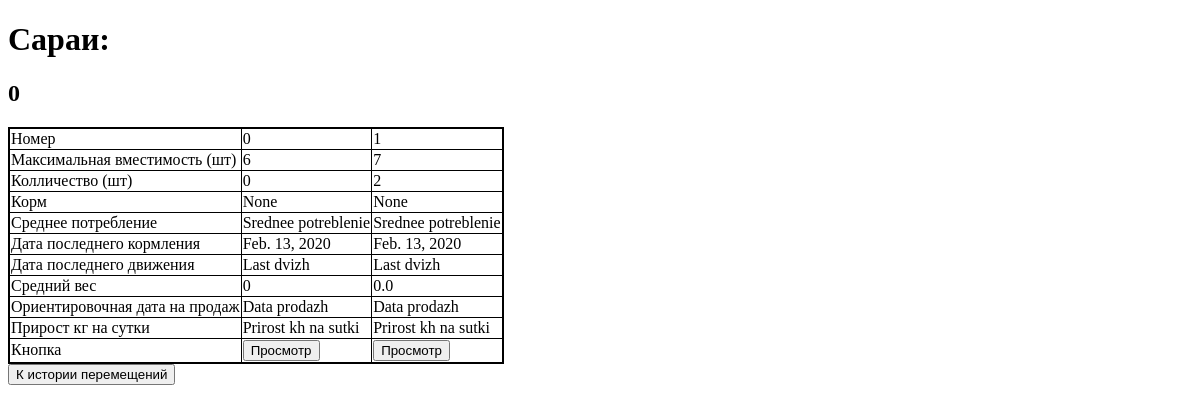
/info/otkorm/, run on an earlier commit of the app's database.
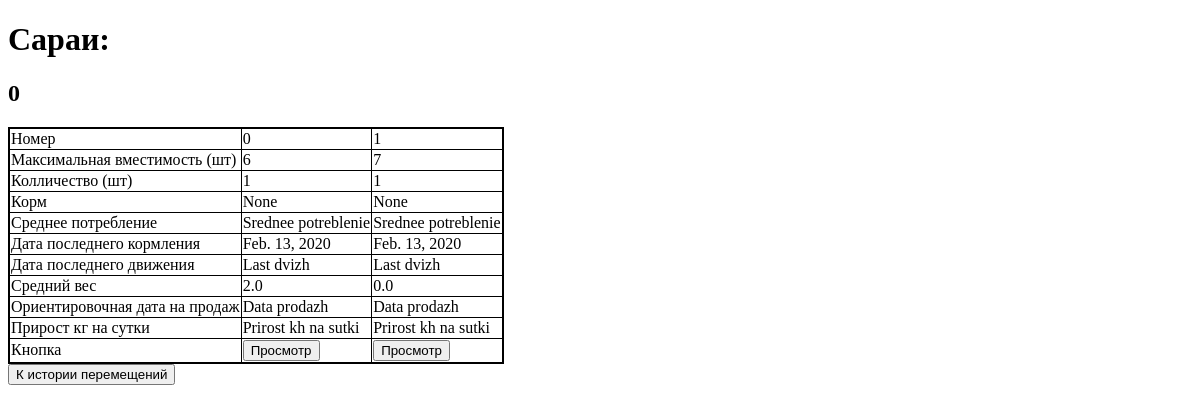
And on a later commit of the database.
### info/models.py (models this page shows, shortened)
class Cell(models.Model):
    barn = models.ForeignKey(Barn, on_delete=models.CASCADE)
    number = models.CharField(max_length=20, default=0)
    trough = models.ForeignKey(Trough, null=True, blank=True, on_delete=models.SET_NULL)
    capacity = models.IntegerField(default=0)  # Вместимость
    type = models.ForeignKey(TypeOfCell, null=True, blank=True, on_delete=models.SET_NULL)
    date_of_last_reweighting = models.DateField(auto_now=True)
    last_reweighting = models.FloatField(default=0)
    date_of_last_wash = models.DateField(auto_now=True)
    def count_of_animals(self):
        return self.animal_set.count()
    def average_weight(self):
        count_of_animals = self.count_of_animals()
        if count_of_animals == 2:
            min_weight = min([animal.last_weight for animal in self.animal_set.all()])
            return min_weight
        elif count_of_animals == 0:
            return 0
        summ_of_weights = 0
        count = 0
        for animal in self.animal_set.all():
            summ_of_weights += animal.last_weight
            count += 1
        return summ_of_weights / count

class Trough(models.Model):
    type_of_food = models.ForeignKey(TypeOfFood, null=True, blank=True, on_delete=models.SET_NULL)
    date_of_last_feeding = models.DateField(auto_now=True)

class Animal(models.Model):
    cell = models.ForeignKey(Cell, null=True, blank=True, on_delete=models.CASCADE)
    number = models.CharField(max_length=20, default="")
    number_of_group = models.CharField(max_length=20, default="")
    number_of_mother = models.CharField(max_length=20, default="")
    birthday = models.DateField(auto_now=True)
    weight_of_birth = models.FloatField(default=0)
    lovely_food = models.ForeignKey(TypeOfFood, null=True, blank=True ,on_delete=models.SET_NULL)
    special_marks = models.CharField(max_length=300, default="", null=True, blank=True)
    approximately_date_of_delivery = models.DateField(blank=True, null=True)
    date_of_delivery = models.DateField(blank=True, null=True)
    last_weight = models.FloatField(default=0)
    date_of_last_reweighting = models.DateField(auto_now=True)

### info/views.py (the view)
# urls.py: path("otkorm/", views.otkorm, name="otkorm"),
def otkorm(request):
    request.session.clear()
    context = {}
    context["barns"] = Barn.objects.all()
    return render(
        request,
        "otkorm.html",
        context=context
    )

### info/templates/otkorm.html (shortened to what this page needs)
{% extends 'base.html' %}
{% block title %}
{% load static %}
<link rel="stylesheet" type="text/css" href="{% static 'css/otkorm.css' %}">
{% endblock %}
{% block body %}
<h1>Сараи:</h1>
{% for barn in barns %}
<section class="Barn">
    <h2 class="barn_name">{{ barn.name }}</h2>
    <table>
        <tr>
            <td>Номер</td>
            {% for cell in barn.cell_set.all %}
            {% if cell.number == cell_from.number %}
            <td style="background-color:yellow">{{cell.number}}</td>
            {% else %}
            <td>{{cell.number}}</td>
            {% endif %}
            {% endfor %}
        </tr>
        <tr>
            <td>Максимальная вместимость (шт)</td>
            {% for cell in barn.cell_set.all %}
            <td>{{cell.capacity}}</td>
            {% endfor %}
        </tr>
        <tr>
            <td>Колличество (шт)</td>
            {% for cell in barn.cell_set.all %}
            {% if cell.number == cell_from.number %}
            <td>{{rest}} (- {{count_of_animals}})</td>
            {% else %}
            <td>{{cell.count_of_animals }}</td>
            {% endif %}
            {% endfor %}
        </tr>
        <tr>
            <td>Корм</td>
            {% for cell in barn.cell_set.all %}
            <td>{{cell.trough.type_of_food}}</td>
            {% endfor %}
        </tr>
        <tr>
            <td>Среднее потребление</td>
            {% for cell in barn.cell_set.all %}
            <td>Srednee potreblenie</td>
            {% endfor %}
        </tr>
        <tr>
            <td>Дата последнего кормления</td>
            {% for cell in barn.cell_set.all %}
            <td>{{ cell.trough.date_of_last_feeding }}</td>
            {% endfor %}
        </tr>
        <tr>
            <td>Дата последнего движения</td>
            {% for cell in barn.cell_set.all %}
            <td>Last dvizh</td>
            {% endfor %}
        </tr>
        <tr>
            <td>Средний вес</td>
            {% for cell in barn.cell_set.all %}
            <td>{{ cell.average_weight }}</td>
            {% endfor %}
        </tr>
        <tr>
            <td>Ориентировочная дата на продаж</td>
            {% for cell in barn.cell_set.all %}
            <td> Data prodazh </td>
            {% endfor %}
        </tr>
        <tr>
            <td>Прирост кг на сутки</td>
            {% for cell in barn.cell_set.all %}
            <td> Prirost kh na sutki </td>
            {% endfor %}
        </tr>
        <tr>
            <td> Кнопка </td>
            {% for cell in barn.cell_set.all %}
            {% if count_of_animals %}
            <td><a href="{% url 'info:cell_info' cell.number  %}"><button>Вставить</button></a></td>
            {% else %}
            <td><a href="{% url 'info:cell_info' cell.number  %}"><button>Просмотр</button></a></td>
            {% endif %}
            {% endfor %}
        </tr>
    </table>
</section>
<footer>
    <a href="{% url 'history:history' %}"><button> К истории перемещений </button></a>
</footer>
{% endfor %}
{% endblock %}

What changed in the data, as far as the page shows it:
changed through a linked row, Cell (number 1 of 2 on the later page): count_of_animals "0" → "1"; average_weight "0" → "2.0"
computed for Cell (number 2 of 2 on the later page): count_of_animals "2" → "1"
